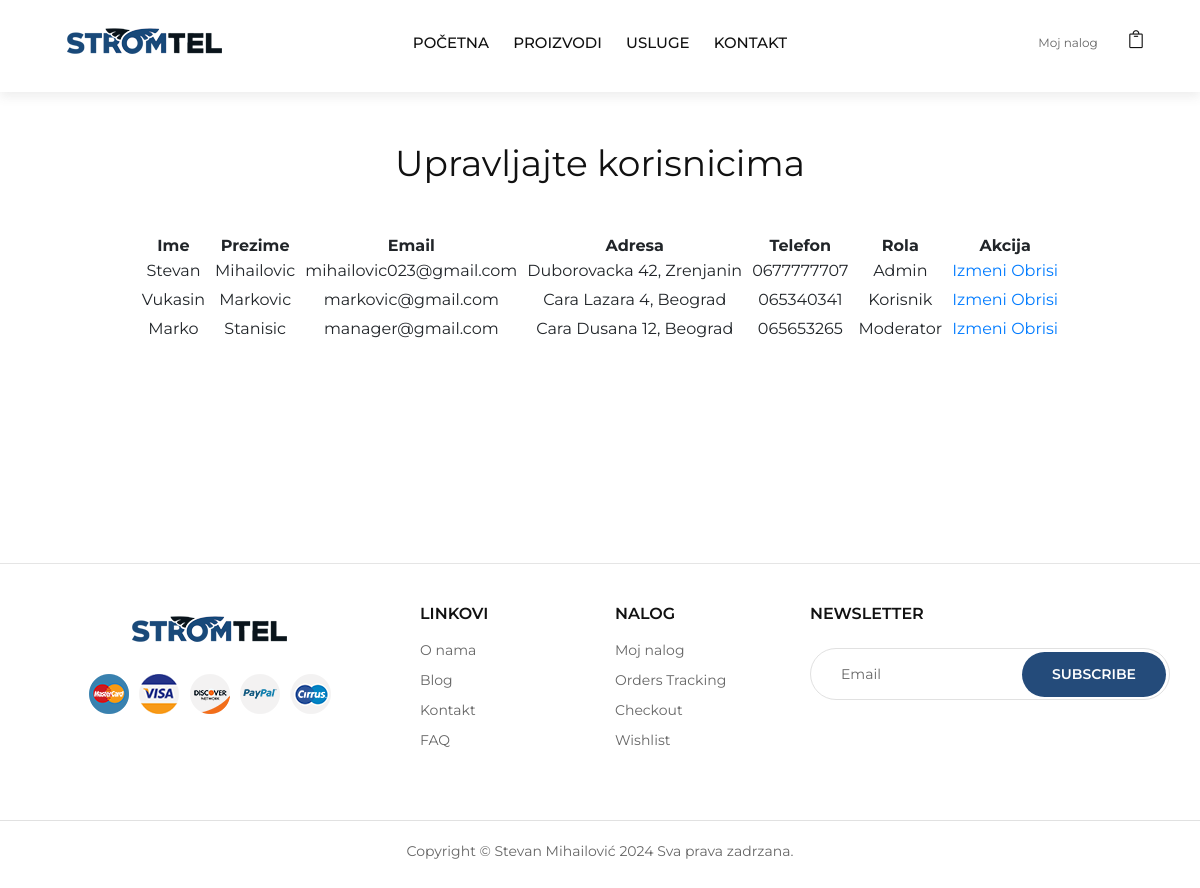
The app's page /OnlineKozmetika/panel.php with its own data.
### tables this page shows
CREATE TABLE `korisnik` (
  `ID` int(30) NOT NULL,
  `Ime` varchar(30) NOT NULL,
  `Prezime` varchar(30) NOT NULL,
  `Email` varchar(30) NOT NULL,
  `Lozinka` varchar(255) NOT NULL,
  `Adresa` varchar(30) NOT NULL,
  `Telefon` varchar(30) NOT NULL,
  `Rola` int(10) NOT NULL
);

CREATE TABLE `rola` (
  `IDRola` int(11) NOT NULL,
  `Naziv` varchar(30) NOT NULL
);

### OnlineKozmetika/panel.php (the view, shortened to what this page needs)
<head>
    <link rel="stylesheet" href="css/bootstrap.min.css" type="text/css">
    <link rel="stylesheet" href="css/font-awesome.min.css" type="text/css">
    <link rel="stylesheet" href="css/elegant-icons.css" type="text/css">
    <link rel="stylesheet" href="css/jquery-ui.min.css" type="text/css">
    <link rel="stylesheet" href="css/magnific-popup.css" type="text/css">
    <link rel="stylesheet" href="css/owl.carousel.min.css" type="text/css">
    <link rel="stylesheet" href="css/slicknav.min.css" type="text/css">
    <link rel="stylesheet" href="css/style.css" type="text/css">
</head>
<body>
   <?php include('php/nav.php');?>
   <div class="container tabela">
    <h2 class="text-center">Upravljajte korisnicima</h2>
   <div class="row">
    <div class="tabela">
        <table>
        <thead>
            <tr>
                <th>Ime</th>
                <th>Prezime</th>
                <th>Email</th>
                <th>Adresa</th>
                <th>Telefon</th>
                <th>Rola</th>
                <th>Akcija</th>
            </tr>
        </thead>
        <tbody>
        <?php
            include ('php/connection.php');
            $upit = "SELECT * FROM korisnik";
            $rez = $con->query($upit);
            while($konacno = $rez->fetch_assoc()){
                $rolaUpit = "SELECT * FROM rola WHERE IDRola = ?";
                $obradaRola = $con->prepare($rolaUpit);
                $obradaRola->bind_param("i",$konacno['Rola']);
                $obradaRola->execute();
                $rolaResult = $obradaRola->get_result();
                while($rola = $rolaResult->fetch_assoc()){
                ?>
                <tr>
                    <td><?php echo $konacno['Ime']; ?></td>
                    <td><?php echo $konacno['Prezime']; ?></td>
                    <td><?php echo $konacno['Email']; ?></td>
                    <td><?php echo $konacno['Adresa']; ?></td>
                    <td><?php echo $konacno['Telefon']; ?></td>
                    <td><?php echo $rola['Naziv']; ?></td>
                    <td>
                        <a href="edit-korisnik.php?editid=<?php echo ($konacno['Email']);?>" >Izmeni</a>
                        <a href="delete.php?delid=<?php echo ($konacno['Email']);?>" >Obrisi</a>
                    </td>
                </tr>
           <?php } } ?>
        </tbody>
    </table>
        </div>
            </div>
            </div>
  <?php include('php/footer.php');?>
</body>
</html>

### OnlineKozmetika/php/nav.php (shortened to what this page needs)
<header class="header">
        <div class="container-fluid">
            <div class="row">
                <div class="col-xl-3 col-lg-2">
                    <div class="header__logo">
                        <a href="./index.php"><img class="logo" src="img/aaaz.png" alt=""></a>
                    </div>
                </div>
                <div class="col-xl-6 col-lg-8">
                    <nav class="header__menu">
                        <ul>
                            <li><a href="./index.php">Početna</a></li>
                            <li><a href="./shop.php">Proizvodi</a></li>
                            <li><a href="./usluge.php">Usluge</a></li>
                            <li><a href="./contact.php">Kontakt</a></li>
                        </ul>
                    </nav>
                </div>
                <div class="col-lg-3">
                    <div class="header__right">
                        <?php
                            if(isset($_COOKIE["sesija"])){
                              ?>
                            <div class="header__right__auth">
                                <a href="korisnik.php" class="acc"><i class="fa fa-user fa-2x"></i></a>
                                <a href="logout.php">Logout</a>
                            </div>
                            <?php } else { ?>
                            <div class="header__right__auth">
                                <a href="./login.php">Moj nalog</a>
                            </div>
                            <?php } ?>
                            <ul class="header__right__widget">
                                <li>
                                    <a href="./korpa.php"><span class="icon_bag_alt"></span></a>
                                </li>
                        </ul>
                    </div>
                </div>
            </div>
        </div>
    </header>

### OnlineKozmetika/php/footer.php
<footer class="footer">
    <hr><br>
    <div class="container">
        <div class="row">
            <div class="col-lg-4 col-md-4 col-sm-7">
                <div class="footer__about">
                    <div class="footer__logo">
                        <a href="./index.php"><img src="img/aaaz.png" alt=""></a>
                    </div>
                    <div class="footer__payment">
                            <a href="#"><img src="img/payment/payment-1.png" alt=""></a>
                            <a href="#"><img src="img/payment/payment-2.png" alt=""></a>
                            <a href="#"><img src="img/payment/payment-3.png" alt=""></a>
                            <a href="#"><img src="img/payment/payment-4.png" alt=""></a>
                            <a href="#"><img src="img/payment/payment-5.png" alt=""></a>
                        </div>
                </div>
            </div>
            <div class="col-lg-2 col-md-2 col-sm-5">
                <div class="footer__widget">
                    <h6>Linkovi</h6>
                    <ul>
                        <li><a href="#">O nama</a></li>
                        <li><a href="#">Blog</a></li>
                        <li><a href="#">Kontakt</a></li>
                        <li><a href="#">FAQ</a></li>
                    </ul>
                </div>
            </div>
            <div class="col-lg-2 col-md-2 col-sm-4">
                <div class="footer__widget">
                    <h6>Nalog</h6>
                    <ul>
                        <li><a href="panel.php">Moj nalog</a></li>
                        <li><a href="#">Orders Tracking</a></li>
                        <li><a href="checkout.php">Checkout</a></li>
                        <li><a href="#">Wishlist</a></li>
                    </ul>
                </div>
            </div>
            <div class="col-lg-4 col-md-4 col-sm-8">
                <div class="footer__newslatter">
                    <h6>NEWSLETTER</h6>
                    <form action="#">
                        <input name="newsletter" type="text" placeholder="Email">
                        <button type="submit" class="site-btn">Subscribe</button>
                    </form>
                </div>
            </div>
        </div>
    </div>
    <div class="row">
                <div class="col-lg-12">
                    <div class="footer__copyright__text">
                        <p>Copyright &copy; Stevan Mihailović <script>document.write(new Date().getFullYear());</script> Sva prava zadrzana.</p>
                    </div>
                </div>
        </div>
</footer>

### OnlineKozmetika/css/style.css (style rules this page uses)
html, body { height: 100%; font-family: "Montserrat", sans-serif; -webkit-font-smoothing: antialiased; overflow-x:hidden; }
h1, h2, h3, h4, h5, h6 { margin: 0; color: #111111; font-weight: 400; font-family: "Montserrat", sans-serif; }
h2 { font-size: 36px; }
h6 { font-size: 16px; }
p { font-size: 14px; font-family: "Montserrat", sans-serif; color: #666666; font-weight: 400; line-height: 24px; margin: 0 0 15px 0; }
img { max-width: 100%; }
ul, ol { padding: 0; margin: 0; }
.site-btn { font-size: 14px; color: #ffffff; background: RGB(36,75,122); font-weight: 600; border: none; text-transform: uppercase; display: inline-block; padding: 12px 30px; border-radius: 50px; transition-duration: 100ms ; }
.header { background: #ffffff; -webkit-box-shadow: 0px 5px 10px rgba(91, 91, 91, 0.1); box-shadow: 0px 5px 10px rgba(91, 91, 91, 0.1); }
.header__logo { padding: 26px 0; }
.header__logo a { display: inline-block; }
.header__menu { text-align: center; padding: 30px 0 27px; }
.header__menu ul li { list-style: none; display: inline-block; margin-right: 40px; position:relative; }
.header__menu ul li:last-child { margin-right: 0; }
.header__menu ul li a { font-size: 15px; text-transform: uppercase; color: #111111; font-weight: 500; display: block; padding: 2px 0; position: relative; }
.header__menu ul li a:after { position: absolute; left: 0; bottom: 0; width: 100%; height: 2px; background: RGB(36,75,122); content: ""; -webkit-transition: all, 0.5s; -o-transition: all, 0.5s; transition: all, 0.5s; -webkit-transform: scale(0); -ms-transform: scale(0); transform: scale(0); }
.header__right { text-align: right; padding: 30px 0 27px; }
.header__right__auth { display: inline-block; margin-right: 25px; }
.header__right__auth a { font-size: 12px; color: #666666; position: relative; margin-right: 8px; }
.header__right__auth a:last-child { margin-right: 0; }
.header__right__auth a:last-child:after { display: none; }
.header__right__auth a:after { position: absolute; right: -8px; top: -2px; content: "/"; font-size: 13px; }
.header__right__widget { display: inline-block; }
.header__right__widget li { list-style: none; display: inline-block; font-size: 18px; color: #111111; margin-right: 20px; cursor: pointer; }
.header__right__widget li:last-child { margin-right: 0; }
.header__right__widget li a { margin-right: 10px; font-size: 18px; color: #111111; position: relative; }
.footer { padding-top: 55px; }
.footer__about { text-align: center; margin-bottom: 30px; }
.footer__logo { margin-bottom: 20px; }
.footer__payment a { margin-right: 6px; margin-bottom: 10px; display: inline-block; }
.footer__payment a:last-child { margin-right: 0; }
.footer__widget { margin-bottom: 30px; }
.footer__widget h6 { color: #111111; font-weight: 600; text-transform: uppercase; margin-bottom: 12px; }
.footer__widget ul li { list-style: none; }
.footer__widget ul li a { font-size: 14px; color: #666666; line-height: 30px; }
.footer__newslatter { margin-bottom: 30px; }
.footer__newslatter h6 { color: #111111; font-weight: 600; text-transform: uppercase; margin-bottom: 25px; }
.footer__newslatter form { position: relative; margin-bottom: 30px; }
.footer__newslatter form input { height: 52px; width: 100%; border: 1px solid #e1e1e1; border-radius: 50px; padding-left: 30px; font-size: 14px; color: #666666; }
.footer__newslatter form input::placeholder { color: #666666; }
.footer__newslatter form button { position: absolute; right: 4px; top: 4px; }
.footer__copyright__text { border-top: 1px solid #e1e1e1; padding: 18px 0 25px; text-align: center; margin-top: 35px; }
.footer__copyright__text p { margin-bottom: 0; }
@media only screen and (min-width: 1200px) and (max-width: 1599px) { .header__menu ul li { margin-right: 20px; } }
@media only screen and (min-width: 1200px) and (max-width: 1599px) { .header { padding: 0 30px; } }
@media only screen and (min-width: 1200px) { .container { max-width: 1170px; } }
.tabela { margin: 0 auto; margin-top: 50px; height:350px; }
.tabela td { text-align: center; padding:5px; }
.tabela th { text-align: center; }
.logo { margin-top: -10px; }

### records on screen
korisnik: Ime "Stevan", Prezime "Mihailovic", Email "mihailovic023@gmail.com", Adresa "Duborovacka 42, Zrenjanin", Telefon "0677777707"
rola: Naziv "Admin"
korisnik: Ime "Vukasin", Prezime "Markovic", Email "markovic@gmail.com", Adresa "Cara Lazara 4, Beograd", Telefon "065340341"
rola: Naziv "Korisnik"
korisnik: Ime "Marko", Prezime "Stanisic", Email "manager@gmail.com", Adresa "Cara Dusana 12, Beograd", Telefon "065653265"
rola: Naziv "Moderator"
